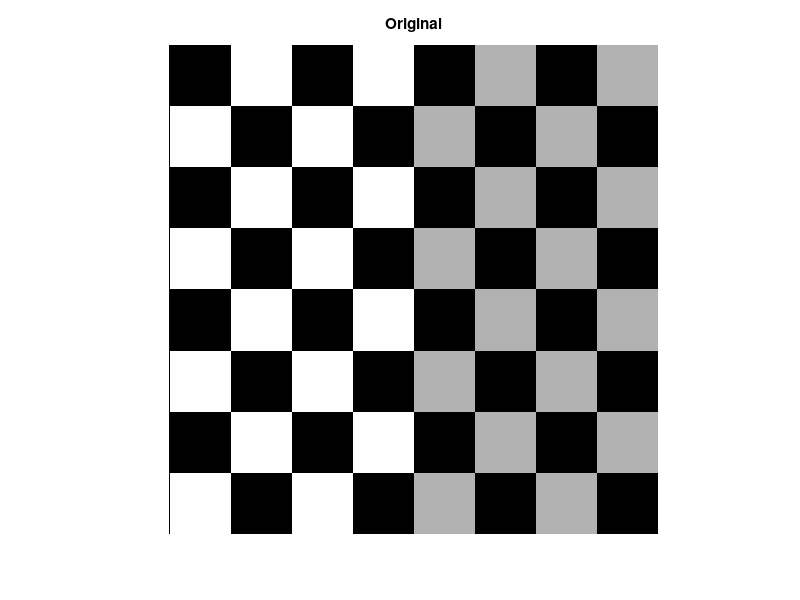
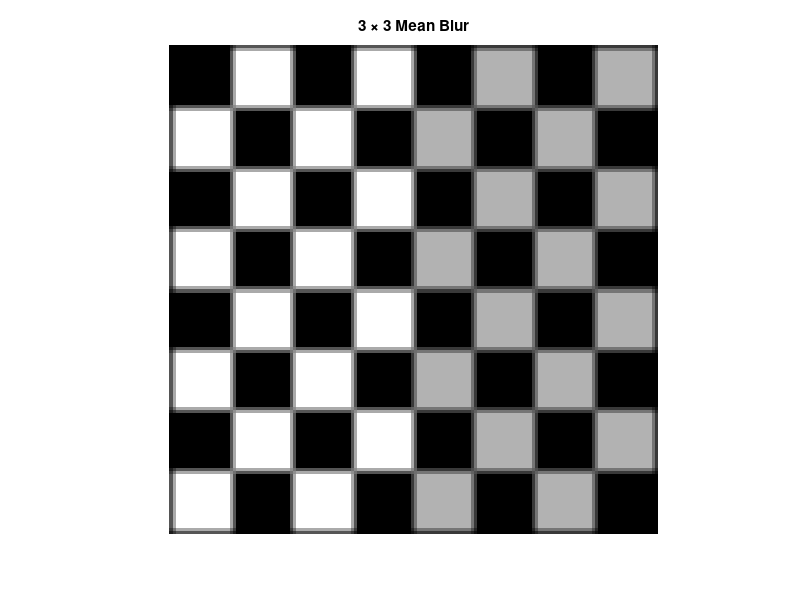
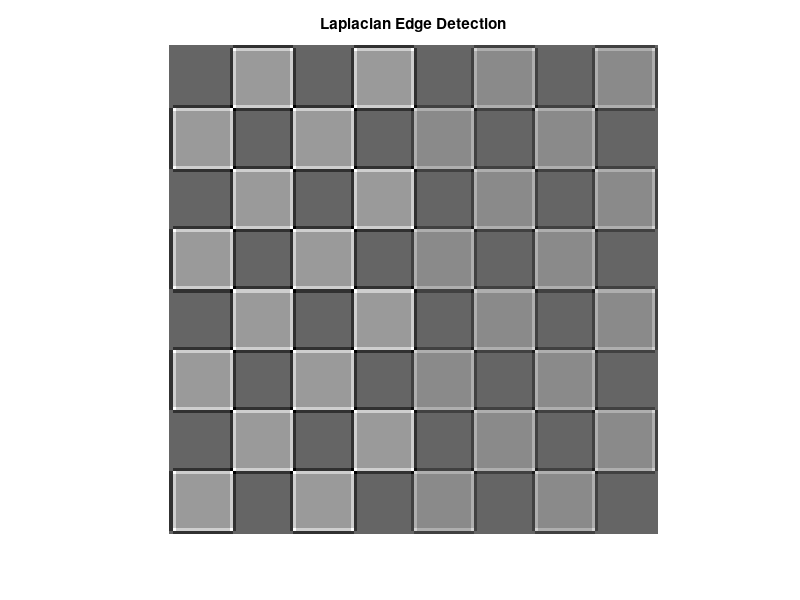

Source code (MATLAB) for these figures, in order: (Note: this script raises an error after producing the figures.)
clear all;
close all;
clc;

% ************************************************************************
% Kris Cote
% BEE 515
% Digital Image Processing Applications
%
% Generate various versions of img by applying high and low pass spatial
% and frequency domain filters.
% ************************************************************************

img=checkerboard(20);                           % generate checkerboard
                                                % test image
[m,n]=size(img);                                % get size of image

figure(1)
imshow(img,[])                                  % show original test image
title('Original')

% *************************************************************************
% **************************  SPATIAL DOMAIN  *****************************

kmean=1/9*[1 1 1; 1 1 1; 1 1 1];                % mean blur filter kernel
klaplace=[0 -1 0; -1 5 -1; 0 -1 0];             % Laplacian filter kernel

%  ********************  LOWPASS SPATIAL DOMAIN ***************************
X=conv2(img,kmean);                             % convolve test img with
                                                % 3x3 mean filter kernel
figure(2)
imshow(X,[])                                    % show mean filtered img
title('3 \times 3 Mean Blur')

%  ********************  HIGHPASS SPATIAL DOMAIN **************************
X=conv2(img,klaplace);                          % convolve test img with
                                                % 3x3 Laplacian kernel
figure(3)
imshow(X,[])                                    % show Laplacian filtered 
title('Laplacian Edge Detection')

% *************************************************************************
% **************************  FOURIER DOMAIN  *****************************

pad=paddedsize([m,n]);                          % get padding size
imgp=padarray(img,[pad(1),pad(2)],'both');      % set pad before & after
[p,q]=size(imgp);                               % get size of padded img
fftpad=fft2(imgp);                              % Fourier transform
F=fftshift(fftpad);                             % shift low freq to middle

Hlp=fftshift(lpfilter('btw',p,q,60));           % get butterworth filter
Hhp=1-Hlp;                                      % get highpass

figure(4)
imshow(log(1+abs(F)),[])                        % show frequency domain
title('FFT Representation')                     % represntation of test img

%  ********************  LOWPASS FOURIER DOMAIN ***************************
LPimg=abs(ifft2(F.*Hlp));                       % apply filter and IFFT
figure(5)
imshow(Hlp,[])                                  % show the filter 
title('Lowpass Butterworth')
figure(6)                                       % show result cropped
imshow(LPimg(round((p-n)/2):round(n+(p-n)/2),round((q-m)/2):round(m+(q-m)/2)),[])
title('FFT Lowpass Filtered')

%  ********************  HIGHPASS FOURIER DOMAIN **************************
HPimg=abs(ifft2(F.*Hhp));                       % apply filter and IFFT
figure(7)
imshow(Hhp,[])                                  % show the filter 
title('Highpass Butterworth')
figure(8)                                       % show result cropped
imshow(HPimg(round((p-n)/2):round(n+(p-n)/2),round((q-m)/2):round(m+(q-m)/2)),[])
title('FFT Highpass Filtered')
